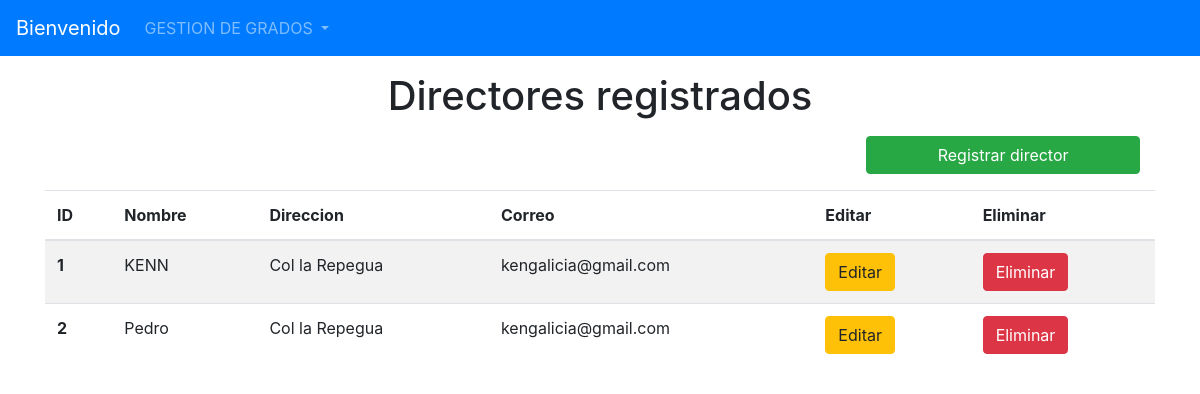
/listarDirectores/, run on the app's committed database.
### Models/Director/models.py (models this page shows, shortened)
class Director(models.Model):
    id_direct = models.AutoField(primary_key=True)
    Nombre = models.CharField(max_length=50)
    Direccion = models.CharField(max_length=30)
    Correo = models.CharField(max_length=30)

### Models/Director/views.py (the view)
# urls.py: path('listarDirectores/', FormularioDirectorView.listar_directores, name='listarDirectores'),
    def listar_directores(request):
        directores = Director.objects.all()
        return render(request,"ListaDirectores.html", {"directores":directores})

### Templates/ListaDirectores.html (shortened to what this page needs)
{% extends 'index.html' %}
{% block content %}
    <h1 align="center">Directores registrados</h1>
    <div class="row col-12 justify-content-end mb-2 pr-0">
        <a class="btn btn-success col-md-3" href="{% url 'registrarDirector' %}">Registrar director</a>
    </div>
    <table class="table table-striped">
        <thead>
        <tr>
            <th scope="col">ID</th>
            <th scope="col">Nombre</th>
            <th scope="col">Direccion</th>
            <th scope="col">Correo</th>
            <th scope="col">Editar</th>
            <th scope="col">Eliminar</th>
        </tr>
        </thead>
        <tbody>
        {% for director in directores %}
            <tr>
            <th scope="row">{{ director.id_direct }}</th>
            <td>{{ director.Nombre }}</td>
            <td>{{ director.Direccion }}</td>
            <td>{{ director.Correo }}</td>
            <td>
                <a href="{% url 'MODIFICARDI' director.pk %}" class="btn btn-warning btn-icon-split">
                    <span class="text">Editar</span>
                </a>
            </td>
            <td>
              <a href="{% url 'ELIMINARDI' director.pk %}" class="btn btn-danger btn-icon-split">
                    <span class="text">Eliminar</span>
                </a>
            </td>
        {% endfor %}
        </tbody>
    </table>
{% endblock %}

### data on the page
Director: id_direct "1", Nombre "KENN", Direccion "Col la Repegua", Correo "kengalicia@gmail.com"
Director: id_direct "2", Nombre "Pedro", Direccion "Col la Repegua", Correo "kengalicia@gmail.com"
